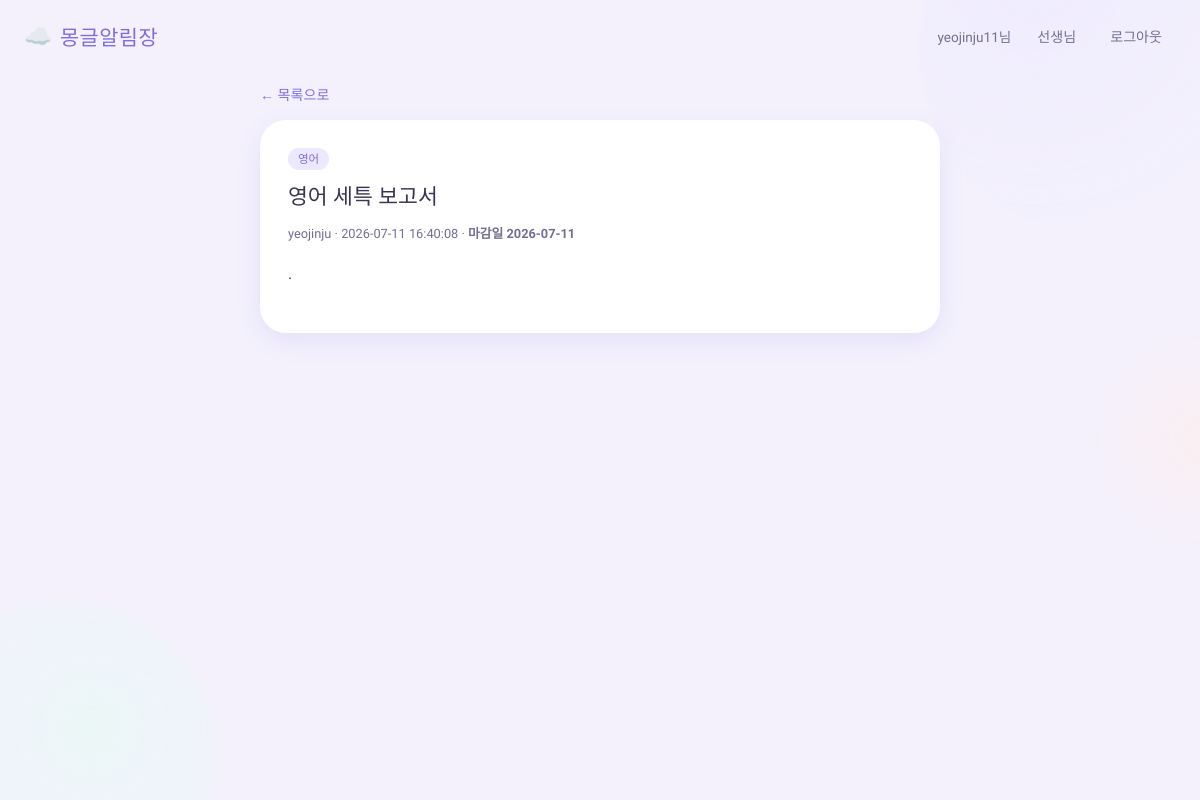
/notice/4 (signed in), run on the app's committed database.
### tables this page shows
CREATE TABLE notices (
            id INTEGER PRIMARY KEY AUTOINCREMENT,
            title TEXT NOT NULL,
            content TEXT NOT NULL,
            category TEXT NOT NULL,
            due_date TEXT,
            author_id INTEGER,
            author_name TEXT,
            created_at TEXT DEFAULT (datetime('now', 'localtime'))
        );

### app.py (the view)
@app.route("/notice/<int:notice_id>")
@login_required
def notice_detail(notice_id):
    conn = get_db()
    notice = conn.execute(
        "SELECT * FROM notices WHERE id = ?", (notice_id,)
    ).fetchone()
    conn.close()
    if notice is None:
        flash("존재하지 않는 공지입니다.")
        return redirect(url_for("index"))
    is_author = notice["author_id"] == session.get("user_id")
    return render_template("detail.html", notice=notice, is_author=is_author)

### app.py (called while the page is built)
def get_db():
    conn = sqlite3.connect(DB_PATH)
    conn.row_factory = sqlite3.Row
    return conn

def login_required(view_func):
    from functools import wraps
    @wraps(view_func)
    def wrapped(*args, **kwargs):
        if "user_id" not in session:
            flash("로그인이 필요합니다.")
            return redirect(url_for("login"))
        return view_func(*args, **kwargs)
    return wrapped

### templates/detail.html (shortened to what this page needs)
{% extends "base.html" %}
{% block content %}
    <a class="back-link" href="{{ url_for('index') }}">← 목록으로</a>
    <article class="notice-detail">
        <span class="category-tag">{{ notice['category'] }}</span>
        <h1>{{ notice['title'] }}</h1>
        <p class="author">
            {{ notice['author_name'] or '알 수 없음' }} · {{ notice['created_at'] }}
            {% if notice['due_date'] %}
                · <strong>마감일 {{ notice['due_date'] }}</strong>
            {% endif %}
        </p>
        <p class="content">{{ notice['content'] }}</p>
    </article>
{% endblock %}

### static/style.css (style rules this page uses)
:root { --bg: #F4F1FD; --surface: #FFFFFF; --ink: #3A3552; --ink-soft: #756E93; --primary: #7C6FE0; --primary-soft: #ECE8FF; --accent-mint: #7FDBB6; --accent-mint-soft: #E3FBF1; --accent-peach: #FFB199; --accent-peach-soft: #FFEDE7; --danger: #FF8B94; --danger-soft: #FFE7E9; --radius-lg: 26px; --radius-md: 18px; --radius-sm: 12px; --shadow: 0 8px 24px rgba(124, 111, 224, 0.12); --shadow-sm: 0 4px 12px rgba(124, 111, 224, 0.10); }
* { box-sizing: border-box; }
body { margin: 0; font-family: "Gowun Dodum", "Malgun Gothic", sans-serif; background: var(--bg); color: var(--ink); position: relative; overflow-x: hidden; min-height: 100vh; }
.category-tag { background: var(--primary-soft); color: var(--primary); font-size: 0.72rem; padding: 4px 10px; border-radius: 999px; flex-shrink: 0; white-space: nowrap; }
.back-link { display: inline-block; margin-bottom: 16px; color: var(--primary); text-decoration: none; font-size: 0.88rem; }
.notice-detail { background: var(--surface); padding: 28px; border-radius: var(--radius-lg); box-shadow: var(--shadow); }
.notice-detail h1 { font-family: "Jua", sans-serif; margin: 12px 0 6px; font-size: 1.35rem; font-weight: normal; }
.notice-detail .author { font-size: 0.8rem; color: var(--ink-soft); margin-bottom: 18px; }
.notice-detail .content { line-height: 1.8; white-space: pre-wrap; }

### data on the page
notices: category "영어", title "영어 세특 보고서", author_name "yeojinju", created_at "2026-07-11 16:40:08", due_date "2026-07-11", content "."

### other printed values
{{ session.get('username') }} "yeojinju11"
